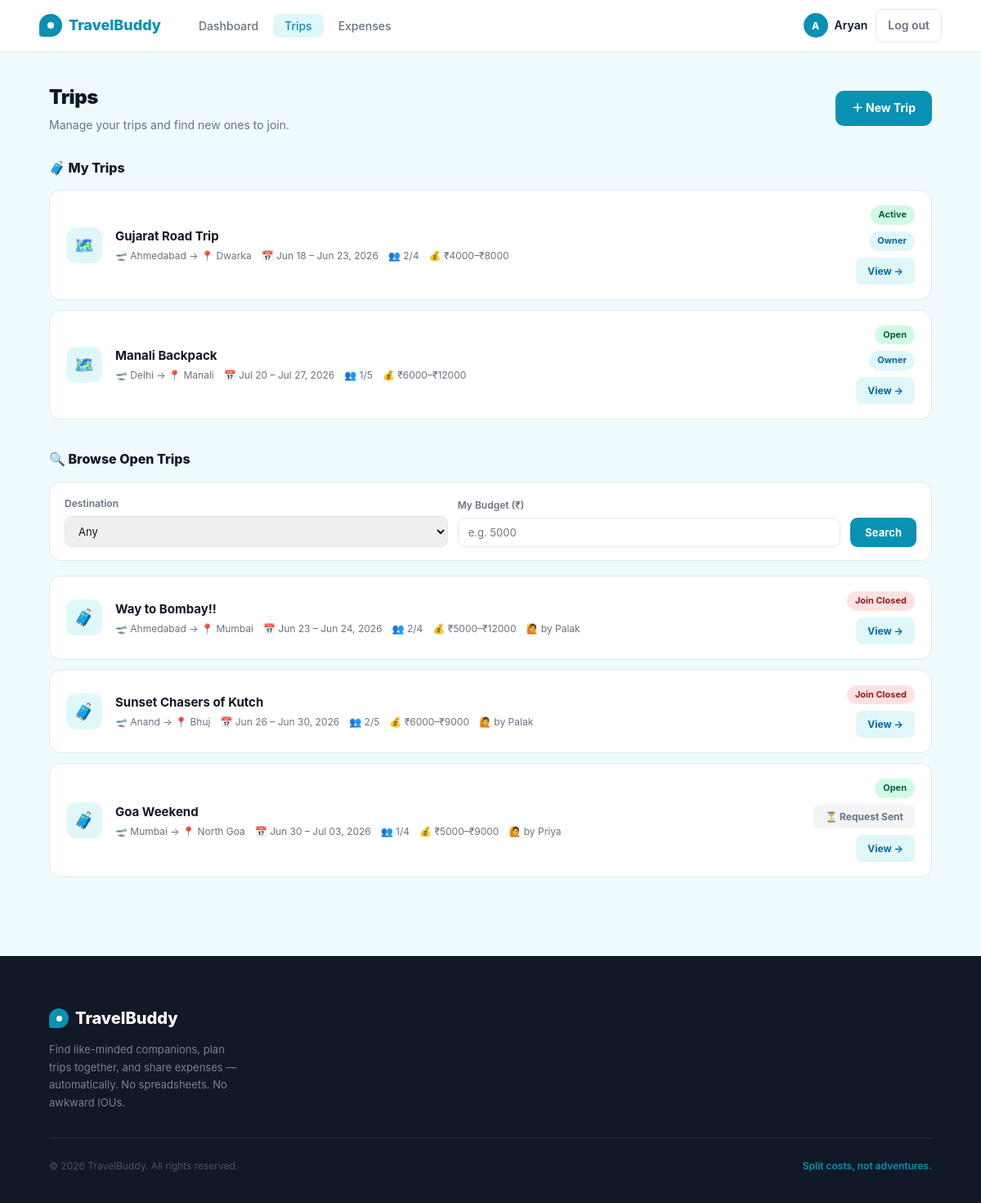
The app's page /trips (signed in) with its own data.
### app/models.py (models this page shows, shortened)
class User(db.Model, UserMixin):
    __tablename__ = 'users'
    id             = db.Column(db.Integer, primary_key=True)
    name           = db.Column(db.String(100), nullable=False)
    email          = db.Column(db.String(150), unique=True, nullable=False)
    password_hash  = db.Column(db.String(255), nullable=False)
    travel_style   = db.Column(db.String(50), default='flexible')
    bio            = db.Column(db.Text, default='')
    interests      = db.Column(db.String(255), default='')
    phone          = db.Column(db.String(20), default='')
    created_at     = db.Column(db.DateTime, default=lambda: datetime.now(timezone.utc))
    api_key        = db.Column(db.String(64), unique=True, nullable=True, index=True)
    owned_trips    = db.relationship('Trip', back_populates='owner', lazy='dynamic')
    memberships    = db.relationship('TripMember', back_populates='user', lazy='dynamic')
    expenses_paid  = db.relationship('Expense', back_populates='paid_by', lazy='dynamic')
    def _all_trip_ids(self):
        owned = [t.id for t in Trip.query.filter_by(owner_id=self.id).all()]
        joined = [m.trip_id for m in
                  TripMember.query.filter_by(user_id=self.id, status='accepted').all()]
        return list(set(owned + joined))

class Trip(db.Model):
    __tablename__ = 'trips'
    __table_args__ = (
        db.Index('ix_trips_owner_status', 'owner_id', 'status'),
        db.Index('ix_trips_public_start', 'is_public', 'start_date'),
    )
    id          = db.Column(db.Integer, primary_key=True)
    owner_id    = db.Column(db.Integer, db.ForeignKey('users.id'), nullable=False)
    title       = db.Column(db.String(150), nullable=False)
    destination = db.Column(db.String(150), nullable=False)
    departure_city = db.Column(db.String(100), default='')
    start_date  = db.Column(db.Date, nullable=False)
    end_date    = db.Column(db.Date, nullable=False)
    description = db.Column(db.Text, default='')
    budget_min  = db.Column(db.Float, default=0)
    budget_max  = db.Column(db.Float, default=0)
    max_members = db.Column(db.Integer, default=4)
    status      = db.Column(db.String(20), default='OPEN')
    join_deadline           = db.Column(db.DateTime, nullable=True)
    open_roster             = db.Column(db.Boolean, default=False, nullable=False,
                                        server_default='0')
    confirmation_deadline   = db.Column(db.DateTime, nullable=True)
    confirmation_started_at = db.Column(db.DateTime, nullable=True)
    cancelled_at            = db.Column(db.DateTime, nullable=True)
    is_public   = db.Column(db.Boolean, default=True)
    created_at  = db.Column(db.DateTime, default=lambda: datetime.now(timezone.utc))
    owner    = db.relationship('User', back_populates='owned_trips')
    members  = db.relationship('TripMember', back_populates='trip', lazy='dynamic',
                               cascade='all, delete-orphan')
    expenses = db.relationship('Expense', back_populates='trip', lazy='dynamic',
                               cascade='all, delete-orphan')
    @property
    def joining_closed(self):
        if self.status and self.status.upper() != 'OPEN':
            return True
        now_naive = datetime.utcnow()
        if self.join_deadline is not None:
            dl = self.join_deadline
            if dl.tzinfo is not None:
                dl = dl.replace(tzinfo=None)
            return now_naive >= dl
        return _date.today() >= (self.start_date - timedelta(days=1))
    def is_open(self):
        return self.status and self.status.upper() == 'OPEN'
    def is_active(self):
        return self.status and self.status.upper() == 'ACTIVE'
    def is_completed(self):
        return self.status and self.status.upper() == 'COMPLETED'
    def is_cancelled(self):
        return self.status and self.status.upper() == 'CANCELLED'
    @property
    def status_label(self):
        return {
            'OPEN': 'Open',
            'AWAITING_CONFIRMATION': 'Awaiting Confirmation',
            'CONFIRMED': 'Confirmed',
            'ACTIVE': 'Active',
            'COMPLETED': 'Completed',
            'CANCELLED': 'Cancelled',
        }.get(self.status.upper() if self.status else '', 'Unknown')
    def member_count(self):
        return self.members.filter_by(status='accepted').count() + 1  # +1 for owner
    def is_full(self):
        return self.member_count() >= self.max_members

### app/trips/routes.py (the view)
@trips.route('/trips')
def index():
    my_trips = []
    pending_ids = set()
    accepted_ids = set()
    if current_user.is_authenticated:
        my_trip_ids = current_user._all_trip_ids()
        my_trips = Trip.query.filter(Trip.id.in_(my_trip_ids)).all() if my_trip_ids else []
        pending_ids = {m.trip_id for m in
                       TripMember.query.filter_by(user_id=current_user.id, status='pending').all()}
        accepted_ids = {m.trip_id for m in
                        TripMember.query.filter_by(user_id=current_user.id, status='accepted').all()}
        my_trip_ids_set = set(my_trip_ids)
    else:
        my_trip_ids_set = set()
    query = Trip.query.filter(
        Trip.is_public == True,   # noqa: E712
        Trip.status == 'OPEN'
    )
    if my_trip_ids_set:
        query = query.filter(~Trip.id.in_(my_trip_ids_set))
    destination = request.args.get('destination', '').strip()
    budget = request.args.get('budget', '').strip()
    page = request.args.get('page', 1, type=int)
    if destination:
        query = query.filter(Trip.destination == destination)
    if budget:
        try:
            b = float(budget)
            query = query.filter(Trip.budget_min <= b)
        except ValueError:
            pass
    pagination = query.order_by(Trip.start_date.asc()).paginate(
        page=page, per_page=BROWSE_PER_PAGE, error_out=False
    )
    browse_trips = pagination.items
    return render_template('trips/index.html',
        my_trips=my_trips,
        browse_trips=browse_trips,
        pagination=pagination,
        pending_ids=pending_ids,
        accepted_ids=accepted_ids,
        destination=destination,
        budget=budget,
        destination_choices=DESTINATION_CHOICES,
        today=date.today()
    )

### app/models.py (called while the page is built)
@login_manager.user_loader
def load_user(user_id):
    return db.session.get(User, int(user_id))

### app/templates/trips/index.html (shortened to what this page needs)
{% extends "base.html" %}
{% block content %}
<div class="trips-page">
  <div class="trips-inner">
    <div class="page-header">
      <div>
        <h1 class="page-title">Trips</h1>
        <p class="page-subtitle">
          {% if current_user.is_authenticated %}
            Manage your trips and find new ones to join.
          {% else %}
            Browse open trips — <a href="{{ url_for('auth.login') }}" style="color:var(--green);font-weight:700;">log in</a> to join or create trips.
          {% endif %}
        </p>
      </div>
      {% if current_user.is_authenticated %}
        <a href="{{ url_for('trips.create') }}" class="btn-primary">＋ New Trip</a>
      {% endif %}
    </div>
    {% if current_user.is_authenticated %}
    <div class="section">
      <div class="section-title">🧳 My Trips</div>
      {% if my_trips %}
        <div class="trip-cards">
          {% for trip in my_trips %}
          <div class="trip-card">
            <div class="trip-icon">🗺️</div>
            <div class="trip-info">
              <div class="trip-name"><a href="{{ url_for('trips.detail', trip_id=trip.id) }}">{{ trip.title }}</a></div>
              <div class="trip-meta">
                <span>🛫 {% if trip.departure_city %}{{ trip.departure_city }}{% else %}—{% endif %} → 📍 {{ trip.destination }}</span>
                <span>📅 {{ trip.start_date.strftime('%b %d') }} – {{ trip.end_date.strftime('%b %d, %Y') }}</span>
                <span>👥 {{ trip.member_count() }}/{{ trip.max_members }}</span>
                {% if trip.budget_min or trip.budget_max %}<span>💰 ₹{{ "%.0f"|format(trip.budget_min) }}–₹{{ "%.0f"|format(trip.budget_max) }}</span>{% endif %}
              </div>
            </div>
            <div class="trip-right">
              {% if trip.is_cancelled() %}
                <span class="badge badge-join-closed">{{ trip.status_label }}</span>
              {% elif trip.is_active() %}
                <span class="badge badge-active">{{ trip.status_label }}</span>
              {% elif trip.is_completed() %}
                <span class="badge badge-completed">{{ trip.status_label }}</span>
              {% elif trip.is_open() and trip.is_full() %}
                <span class="badge badge-full">Full</span>
              {% elif trip.is_open() and trip.joining_closed %}
                <span class="badge badge-join-closed">Join Closed</span>
              {% elif trip.is_open() %}
                <span class="badge badge-open">{{ trip.status_label }}</span>
              {% else %}
                <span class="badge badge-upcoming">{{ trip.status_label }}</span>
              {% endif %}
              {% if trip.owner_id == current_user.id %}
                <span class="badge badge-owner">Owner</span>
              {% endif %}
              <a href="{{ url_for('trips.detail', trip_id=trip.id) }}" class="btn-small btn-view">View →</a>
            </div>
          </div>
          {% endfor %}
        </div>
      {% endif %}
    </div>
    {% endif %}
    <div class="section">
      <div class="section-title">🔍 Browse Open Trips</div>
      <form method="GET" action="{{ url_for('trips.index') }}" class="filter-bar">
        <div class="filter-field">
          <label>Destination</label>
          <select name="destination">
            <option value="">Any</option>
          </select>
        </div>
        <div class="filter-field">
          <label>My Budget (₹)</label>
          <input type="number" name="budget" placeholder="e.g. 5000" value="{{ budget }}">
        </div>
        <button type="submit" class="btn-filter">Search</button>
      </form>
      {% if browse_trips %}
        <div class="trip-cards">
          {% for trip in browse_trips %}
          <div class="trip-card">
            <div class="trip-icon">🧳</div>
            <div class="trip-info">
              <div class="trip-name">
                {% if current_user.is_authenticated %}
                  <a href="{{ url_for('trips.detail', trip_id=trip.id) }}">{{ trip.title }}</a>
                {% else %}
                  <a href="{{ url_for('auth.login') }}">{{ trip.title }}</a>
                {% endif %}
              </div>
              <div class="trip-meta">
                <span>🛫 {% if trip.departure_city %}{{ trip.departure_city }}{% else %}—{% endif %} → 📍 {{ trip.destination }}</span>
                <span>📅 {{ trip.start_date.strftime('%b %d') }} – {{ trip.end_date.strftime('%b %d, %Y') }}</span>
                <span>👥 {{ trip.member_count() }}/{{ trip.max_members }}</span>
                {% if trip.budget_min or trip.budget_max %}<span>💰 ₹{{ "%.0f"|format(trip.budget_min) }}–₹{{ "%.0f"|format(trip.budget_max) }}</span>{% endif %}
                {% if current_user.is_authenticated %}
                  <span>🙋 by {{ trip.owner.name.split()[0] }}</span>
                {% endif %}
              </div>
            </div>
            <div class="trip-right">
              {% if trip.is_full() %}
                <span class="badge badge-full">Full</span>
              {% elif trip.joining_closed %}
                <span class="badge badge-join-closed">Join Closed</span>
              {% else %}
                <span class="badge badge-open">Open</span>
              {% endif %}
              {% if current_user.is_authenticated %}
                {% if trip.id in accepted_ids %}
                  <span class="badge badge-owner">Joined</span>
                {% elif trip.id in pending_ids %}
                  <button class="btn-small btn-pending" disabled>⏳ Request Sent</button>
                {% elif not trip.joining_closed and not trip.is_full() %}
                  <form method="POST" action="{{ url_for('trips.send_request', trip_id=trip.id) }}">
                    <input type="hidden" name="csrf_token" value="{{ csrf_token() }}">
                    <button type="submit" class="btn-small btn-request">Send Buddy Request</button>
                  </form>
                {% endif %}
                <a href="{{ url_for('trips.detail', trip_id=trip.id) }}" class="btn-small btn-view">View →</a>
              {% else %}
                <a href="{{ url_for('auth.login') }}" class="btn-guest-login">🔒 Login to Join</a>
              {% endif %}
            </div>
          </div>
          {% endfor %}
        </div>
      {% else %}
        <div class="empty-state">
          <div class="empty-icon">🤷</div>
          <h4>No open trips found</h4>
          <p>Try adjusting your filters, or check back later for new trips.</p>
        </div>
      {% endif %}
    </div>
  </div>
</div>
{% endblock %}

### app/templates/base.html (shortened to what this page needs)
<!DOCTYPE html>
<html lang="en">
<head>
</head>
<body>
<nav>
  <a href="{{ url_for('main.home') }}" class="logo">
    <div class="logo-icon"></div>
    TravelBuddy
  </a>
  {% if current_user.is_authenticated %}
    <ul class="nav-links">
      <li><a href="{{ url_for('dashboard.index') }}" {% if request.endpoint == 'dashboard.index' %}class="active"{% endif %}>Dashboard</a></li>
      <li><a href="{{ url_for('trips.index') }}" {% if request.endpoint and request.endpoint.startswith('trips.') %}class="active"{% endif %}>Trips</a></li>
      <li><a href="{{ url_for('expenses.my_expenses') }}" {% if request.endpoint == 'expenses.my_expenses' %}class="active"{% endif %}>Expenses</a></li>
    </ul>
    <div class="nav-right">
      <div class="nav-user">
        <div class="nav-avatar">{{ current_user.name[0].upper() }}</div>
        <a href="{{ url_for('profile.view') }}" style="color:inherit;">{{ current_user.name.split()[0] }}</a>
      </div>
      <a href="{{ url_for('auth.logout') }}" class="btn-logout">Log out</a>
    </div>
  {% endif %}
</nav>
{% block content %}{% endblock %}
<footer>
  <div class="footer-inner">
    <div class="footer-top">
      <div class="footer-brand">
        <div class="footer-logo">
          <div class="footer-logo-icon"></div>
          TravelBuddy
        </div>
        <p>Find like-minded companions, plan trips together, and share expenses — automatically. No spreadsheets. No awkward IOUs.</p>
      </div>
    </div>
    <div class="footer-bottom">
      <p class="footer-copy">© 2026 TravelBuddy. All rights reserved.</p>
      <p class="footer-tagline-bottom">Split costs, not adventures.</p>
    </div>
  </div>
</footer>
</body>
</html>

### records on screen
User: name "A", name "Aryan"
Trip: title "Gujarat Road Trip", departure_city "Ahmedabad", destination "Dwarka", start_date "Jun 18", end_date "Jun 23, 2026", member_count "2", max_members "4", budget_min "4000", budget_max "8000", status_label "Active", shows "Owner"
Trip: title "Manali Backpack", departure_city "Delhi", destination "Manali", start_date "Jul 20", end_date "Jul 27, 2026", member_count "1", max_members "5", budget_min "6000", budget_max "12000", status_label "Open", shows "Owner"
Trip: title "Way to Bombay!!", departure_city "Ahmedabad", destination "Mumbai", start_date "Jun 23", end_date "Jun 24, 2026", member_count "2", max_members "4", budget_min "5000", budget_max "12000", owner.name "Palak", status "Join Closed"
Trip: title "Sunset Chasers of Kutch", departure_city "Anand", destination "Bhuj", start_date "Jun 26", end_date "Jun 30, 2026", member_count "2", max_members "5", budget_min "6000", budget_max "9000", owner.name "Palak", status "Join Closed"
Trip: title "Goa Weekend", departure_city "Mumbai", destination "North Goa", start_date "Jun 30", end_date "Jul 03, 2026", member_count "1", max_members "4", budget_min "5000", budget_max "9000", owner.name "Priya", status "Open", shows "⏳ Request Sent"
